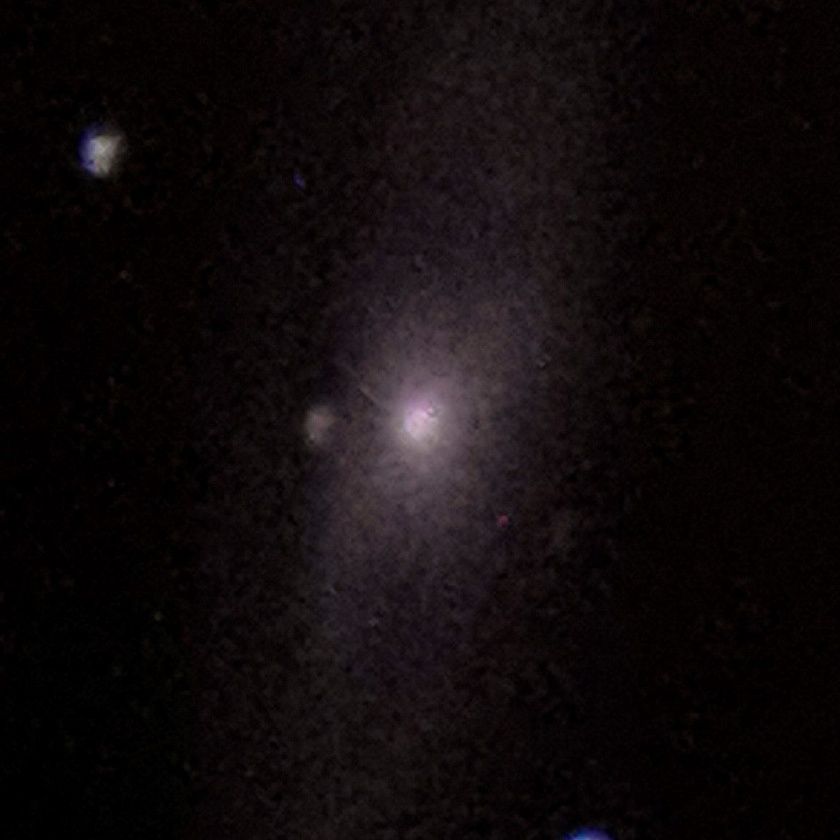
#> input picture Project_completed/my image M65.jpg, 840 x 840 px, shrunk from 1121 x 1121 before the run, found by its file name
$ python 'Jpg image lensing.py'
#> lines starting #> are read from the running program, lines starting #| are printed output that depends on the picture
### Project_completed/modules/lensing_function.py
'''

define a fucntion that will lens a given image

@author: Maciej Tomasz Jarema ppymj11

'''

# import needed module
import numpy as np

# %%


def lens(image_s, rc, eps, dom=1):
    '''
    Lenses the given image for a planar, transparent, symmetric lensing object
    positioned at the centre of the image

    Parameters:
    --------------
    - square image as numpy array of values from 0 to 255 in RGB (N x N x 3)
    - central core radius rc (float)
    - ellipticity eps (float)
    - domain of the image, as absolute value (default=1, giving range [-1, 1])

    Returns:
    --------------
    array of the lensed image (N x N x 3)
    '''

    # check if the user gave a square image and get number of pixels per side
    if len(image_s[:, 0, 0]) == len(image_s[0, :, 0]):
        size = len(image_s)
    else:
        raise TypeError('Image must be square, can\'t broadcast with different shapes')

    # set up an empty array to store lensed image
    image_l = np.zeros([size, size, 3])
    p_width = 2*dom/(size)  # get pixel width

    # #########################################################################
    # Vectorised mapping of pixels to source plane and copying data:
    # #########################################################################

    # set up an array of index numbers corr. to lensed image array
    i_arr = np.arange(0, size, 1)
    j_arr = np.arange(0, size, 1)

    # get reduced coordinates r_1 and r_2 as arrays and use their grids to
    # get s by given equtions for s1 and s2
    r1 = 2*dom*i_arr/(size) - dom + p_width/2
    r2 = 2*dom*j_arr/(size) - dom + p_width/2
    r1g, r2g = np.meshgrid(r1, r2)

    # use lens equation to get positions on image_s
    s1 = r1g - ((1 - eps)*r1g)/np.sqrt(rc**2 + (1 - eps)*r1g**2 + (1 + eps)*r2g**2)
    s2 = r2g - ((1 + eps)*r2g)/np.sqrt(rc**2 + (1 - eps)*r1g**2 + (1 + eps)*r2g**2)

    # find which pixel the s1's and s2's all lie in, in the original image
    index_1 = np.floor((s1 + dom)/p_width)
    index_2 = np.floor((s2 + dom)/p_width)
    index_1 = index_1.astype(int).transpose()  # change them to integers
    index_2 = index_2.astype(int).transpose()  # and tranpose to match directions

    # copy the data from source image at these indexes over to lens image array
    image_l[:, :, :] += image_s[index_1, index_2, :]

    # return the image to the suer
    return image_l

### Project_completed/codes for tasks form sheet/advanced/Jpg image lensing.py
'''

define some fucntions that will plot spheres and galaxies in pixels

@author: Maciej Tomasz Jarema ppymj11

'''

# import modules
import numpy as np
import matplotlib.pyplot as plt
import Project_completed.modules.lensing_function as lensing
from PIL import Image
from mpl_toolkits.axes_grid1.anchored_artists import AnchoredSizeBar
import matplotlib.font_manager as fonts
import timeit

# %%

# start the timer
start = timeit.default_timer()

# set up lensing parameters
rc = 0
eps = 0
dom = 2  # abs() of domain of r values (normally -1, 1 --> 1)

# set up a figure with subplot axis to display the result
fig = plt.figure()
ax1 = fig.add_subplot(121)
ax2 = fig.add_subplot(122)
ax1.set_aspect('equal')
ax2.set_aspect('equal')
plt.xticks([])  # take off the axis ticks for both, no need for images
plt.yticks([])
plt.sca(ax1)
plt.xticks([])
plt.yticks([])

# read in the image of the source as a numpy array and get its size
image_s = Image.open('Project_completed\\my image M65.jpg')
#> image_s is the input picture: PIL image 840x840 RGB; mean R, G, B 15.5, 10.2, 11.3
image_s = np.array(image_s)
size = len(image_s[:, 0 , 0])
#> size = 840

# plot that image on left axis
ax1.imshow(image_s)

# set up an empty array to store lensed image and lens using function
image_l = np.zeros([size, size, 3])
image_l = lensing.lens(image_s, rc, eps, dom)
#> in lens, `p_width = 2*dom/(size)`: p_width = 0.00476
#> in lens, `r1 = 2*dom*i_arr/(size) - dom + p_width/2`: r1 = 840 values from -2 to 2
#> in lens, `index_1 = np.floor((s1 + dom)/p_width)`:
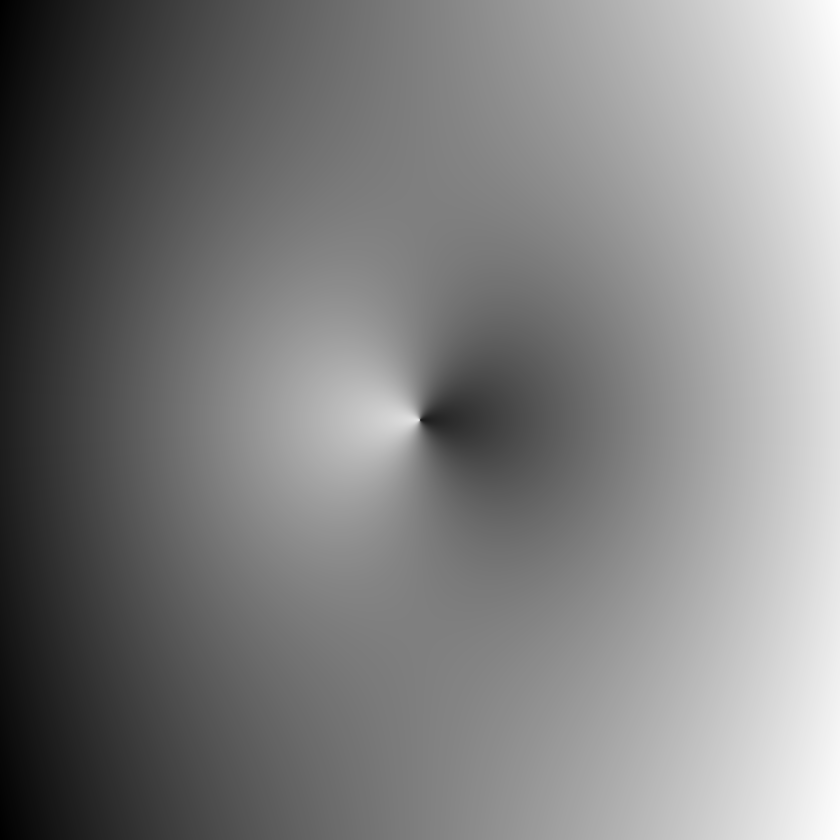
#> index_1: shape (840, 840) float64; min 148, max 691, mean 419.5; drawn with min black and max white
#> in lens, `index_2 = np.floor((s2 + dom)/p_width)`:
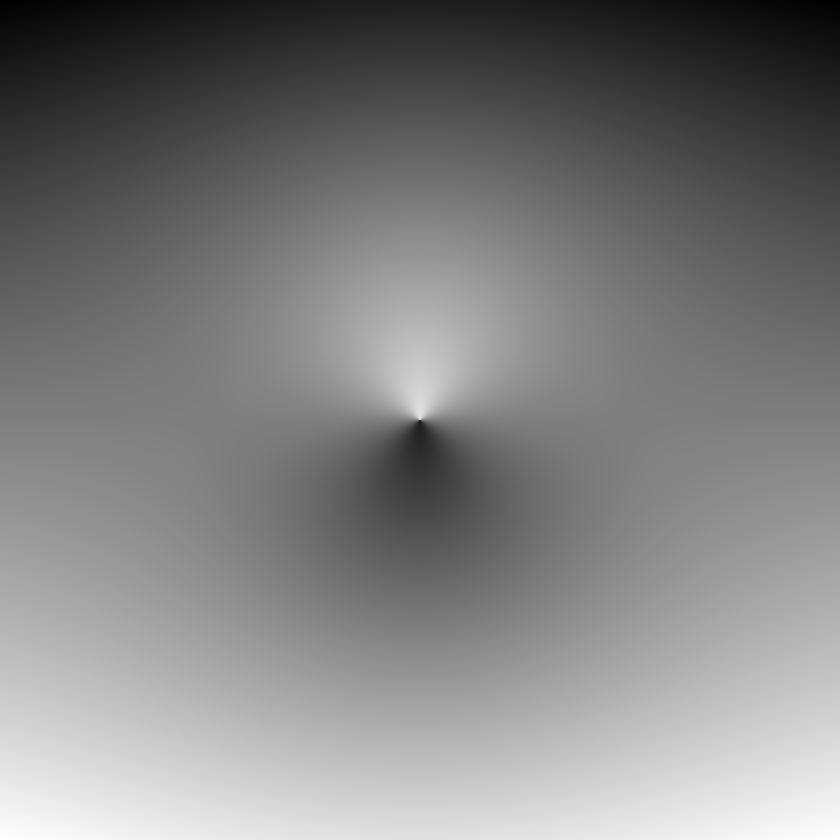
#> index_2: shape (840, 840) float64; min 148, max 691, mean 419.5; drawn with min black and max white
#> in lens, `image_l[:, :, :] += image_s[index_1, index_2, :]`:
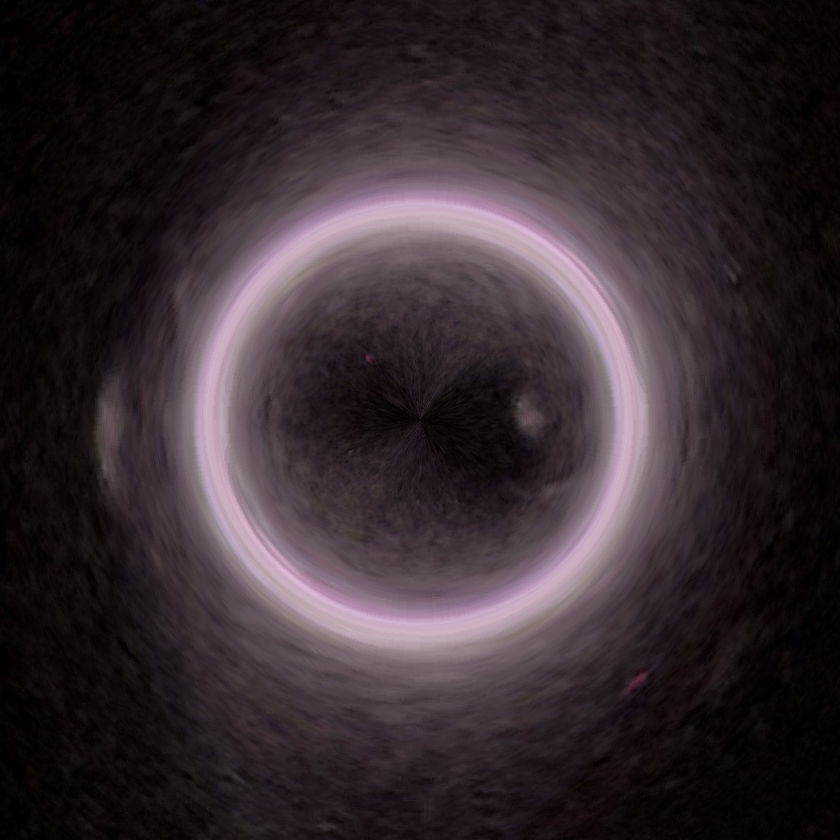
#> image_l: shape (840, 840, 3) float64; mean R, G, B 53.1, 42.4, 47.8

# correct for RGB going range 0, 1 for imshow and plot
image_l *= 1/256
ax2.imshow(image_l)

# add a scale bar:
ring_size = np.sqrt(1-rc**2) - dom
ring_reduced = (ring_size + dom) * (size-1) / (2*dom)
#> ring_reduced = 209.8
font = fonts.FontProperties(size=20)
scalebar = AnchoredSizeBar(ax2.transData, ring_reduced, r'$r_{ring} ~ ' + '{:.1f}$'.format(np.sqrt(1-rc**2)), 'lower left', pad=0.1, color='white', fontproperties=font, frameon=False)
ax2.add_artist(scalebar)

# return time to run
stop = timeit.default_timer()
print('Time to run was: {:.4f}'.format(stop - start) + ' s')
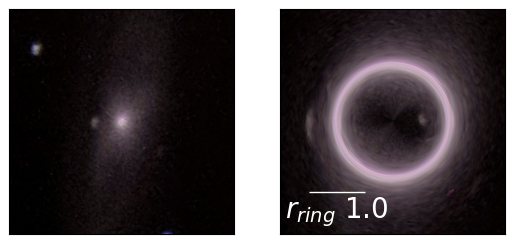
#> figure drawn by matplotlib, 2 panels
